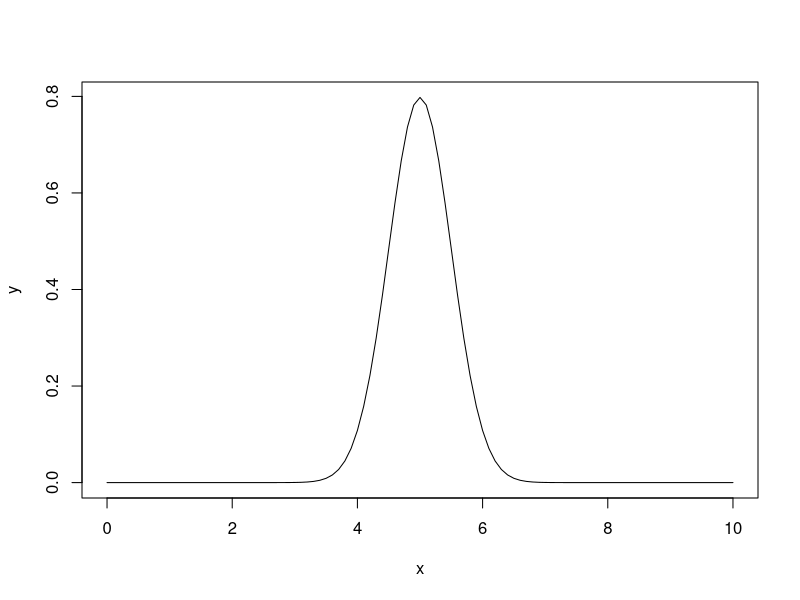
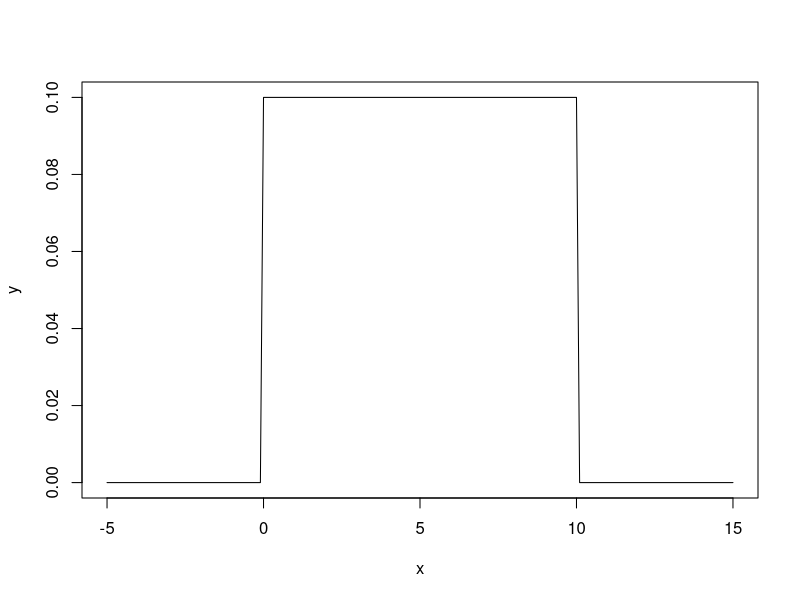
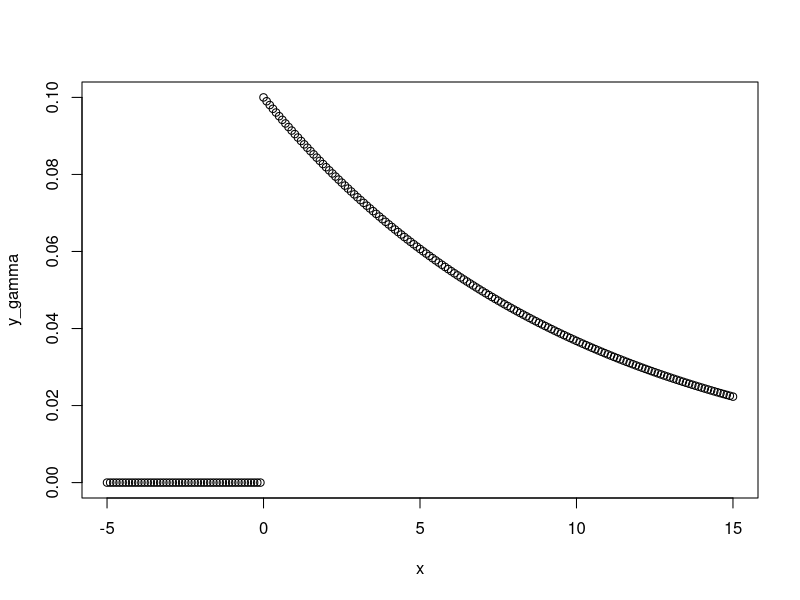
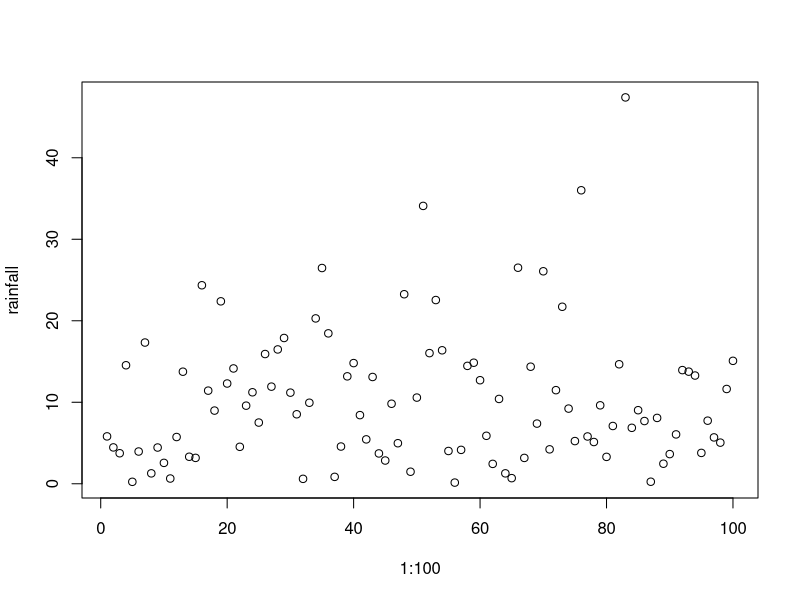
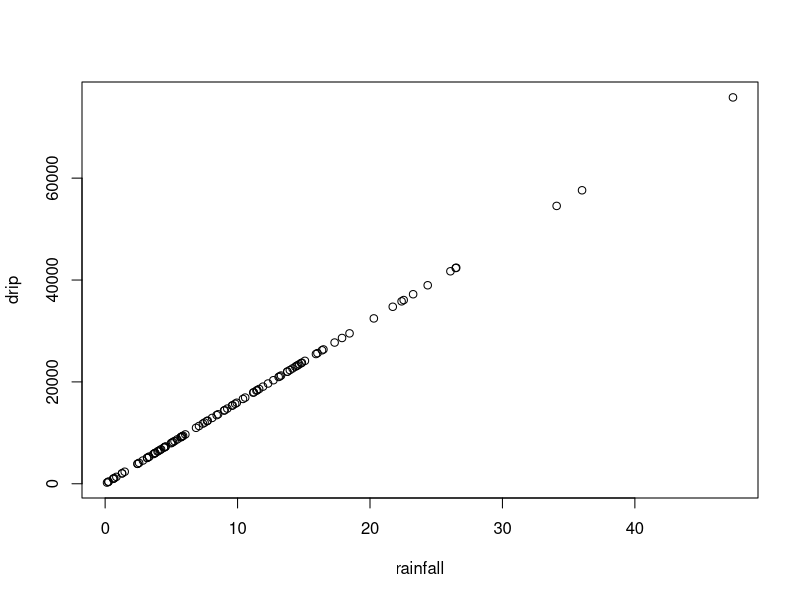
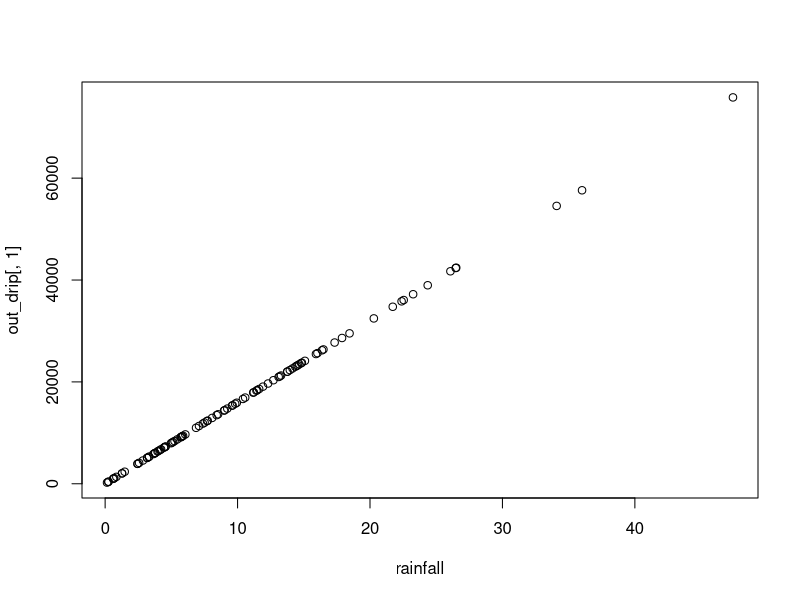
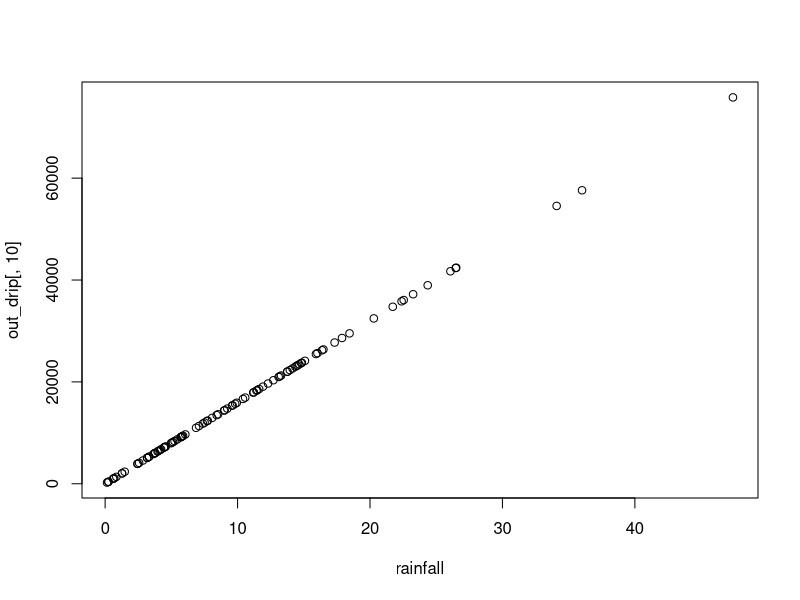
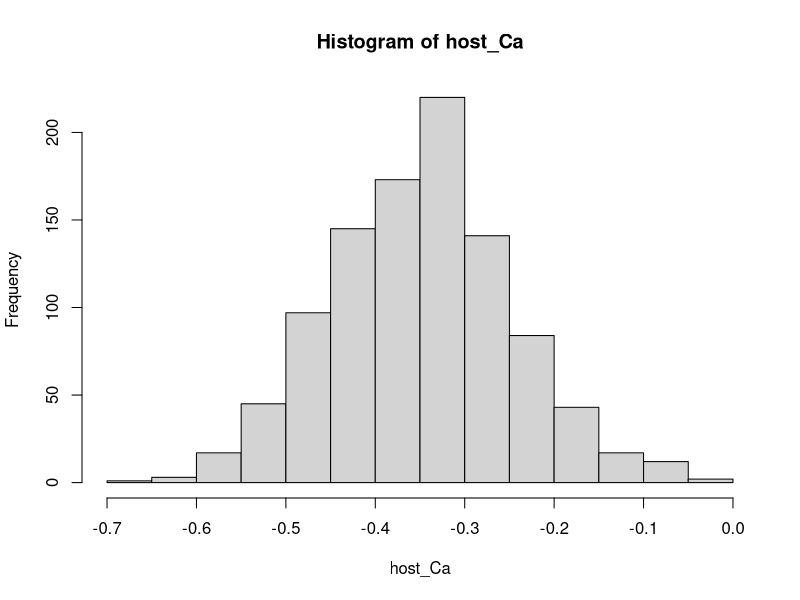

Source code (R) for these figures, in order:
####################################################################
##### PSM workshop Day 2 - Simulations and Generative models #######
####################################################################


#### random numbers and distributions ####

#### using distributions ####

# R contains several pseudo-random number generators using different distributions

# different functions to get different things from probability distributions
# d for density
# r for random number generation
# p for cumulative distribution
# q for quantile function (inverse cumulative distribution)

# we will mostly use r and sometimes d

# examples using normal distribution

rnorm(10)

# get 10 random draws from normal dist

# default is mean = 0 and sd = 1
# set different values

rnorm(10, mean = 5, sd = 0.5)

# use pnorm to know what the probability of a number in my distribution being below 4 is

pnorm(4, mean = 5, sd = 0.5)

# use dnorm to draw densities

# drawing densities
# using d versions (dnorm, dgamma, dunif)

# dnorm returns the probability at a specific point in the distribution

dnorm(5, mean = 5, sd = 0.5)

dnorm(4, mean = 5, sd = 0.5)

# we can use these functions to plot probability densities

x <- seq(from = 0,to = 10,by = 0.1)
y <- dnorm(x, mean = 5, sd = 0.5)

df <- data.frame(x, y)

plot(x, y, type = "l")

# other distributions

# uniform distribution

runif(10, min = 0, max = 10)

# in the uniform distribution all values between min and max are equally likely
# all with p = 1/n

dunif(10, min = 0, max = 10)
dunif(1, min = 0, max = 10)

x <- seq(from = -5,to = 15,by = 0.1)

y <- dunif(x, min = 0, max = 10)

df <- data.frame(x, y)

plot(x, y, type = "l")

# other examples include poisson, binomial, gamma, student's t and many more
# use them with rpois, rbinom, rgamma, rt

#### set.seed ####

# note that re-running the random number draws yields a different result every time

rnorm(10)

# use set.seed to receive the same numbers every time

set.seed(7)
rnorm(10)

# rnorm uses a pseudo-random number generator which uses and algorithm that starts
# at a different starting point - the seed - every time it is run
# it is good practice to always set a seed in a simulation script
# to ensure reproducibility


# sampling from a distribution
# using r versions, for random samples

samples <- rnorm(10, mean = 0, sd = 1)
samples

# use set.seed() to receive the same samples every time

# we can use sample() to randomly sample from a given set of things
# can be numbers, objects, letters etc

# number range
sample(1:10, 4)

# specific set of numbers, e.g. even numbers
sample(c(2,4,6,8,10,12), 1)

# letters

sample(letters, 5)
sample(LETTERS, 5)

# months

sample(month.name, 2)

# or sample from a specified vector (strings or numbers)

participants <- c("Sarah", "Gabe", "Yuval", "Cam", "Zhao", "Aida", 
                  "Jessica", "Jocelyn", "Isabel", "Michael", "Liz")

sample(participants, 1)

#### A first generative model: simulate a linear model ####

# simulate values of x
# we'll try to get something that looks like precip amounts

y_gamma <- dgamma(x, shape = 1, rate = 0.1)

plot(x, y_gamma)

rainfall <- rgamma(100, shape = 1, rate = 0.1)

plot(1:100, rainfall)

# simulate something that depends on rainfall
# drip rates

# specify a linear relationship

slope <- 80000/50

intercept <- 0

drip <- slope * rainfall + intercept

plot(rainfall, drip)

# we've just made a first very simple generative model!

#### Example Qustion ####
# how sensitive is my linear regression to measurement error?

# range of errors to test
# specify SDs for a normal distribution error model

error_sds <- seq(from = 0.1, to = 1, by = 0.1)

# writing a loop to iterate our linear model over the different amounts of error

# first make an empty matrix to save our values into

out_drip <- matrix(NA, nrow = 100, ncol = 10)

# write the loop

for (i in 1:length(error_sds)) {
  
  # simulate the error term
  # get random draws from normal dist
  error_perc <- rnorm(100, mean = 0, sd = error_sds[i])
  
  # convert into a percentage of 10,000 drips
  error <- error_perc * 10000
  
  # or replace negative values with sample from lowest 20% of data
  
  drip <- ifelse(drip < 0, sample(drip[drip < quantile(drip, probs = 0.2)], 1), drip)
  
  # save output
  
  out_drip[,i] <- drip
  
}

out_drip

plot(rainfall, out_drip[,1])

plot(rainfall, out_drip[,10])



#### A first Ca isotope model ####
# pcp, shifts d44Ca
# model of drip water d44Ca


# initial d44Ca 
# host rock d44Ca

host_Ca <- rnorm(1000, mean = -0.35, sd = 0.1)

# initial solution d44Ca is same as host rock d44Ca
# renaming this isn't really necessary from a computation point of view
# but makes it easier to think about for now

init_Ca <- host_Ca

# model change through pcp

# choose some value of f after pcp
# beta distribution is bounded between 0 and 1
# peak of distribution is at ~0.8

f <- rbeta(1000, shape1 = 8, shape2 = 2)

# specify some fractionation factor alpha

alpha <- rnorm(1000, mean = 0.9996, sd =1e-5)

# convert to epsilon to work with delta values rather than isotope ratios
epsilon <- (alpha -1)*1000

# rayleigh fractionation equation

drip_Ca <- init_Ca + epsilon*log(f)

# visualize the outcomes

hist(host_Ca)
hist(drip_Ca)

hist(alpha)
hist(f)
